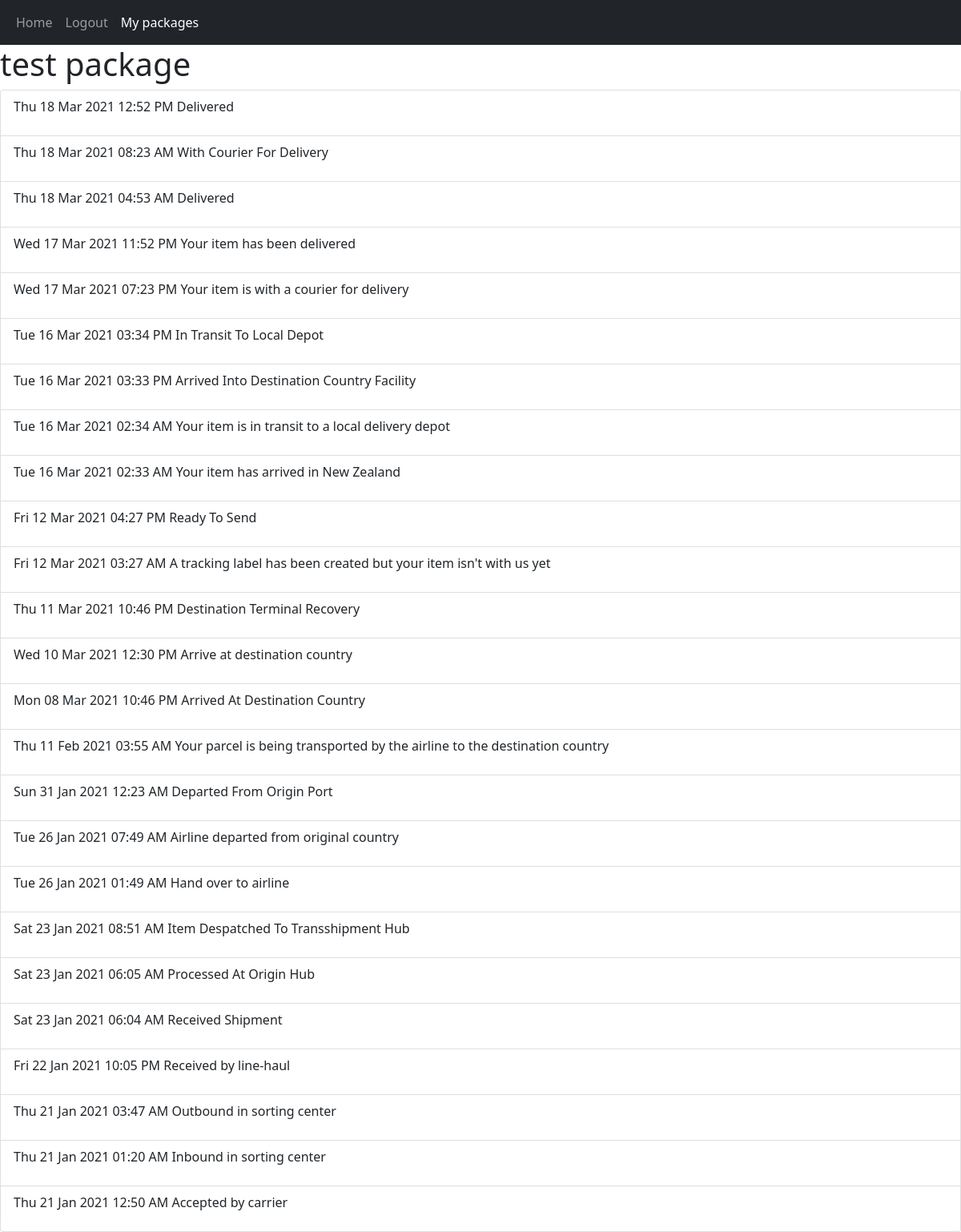
Before: /packageDetails/1 (signed in) with the older database file.
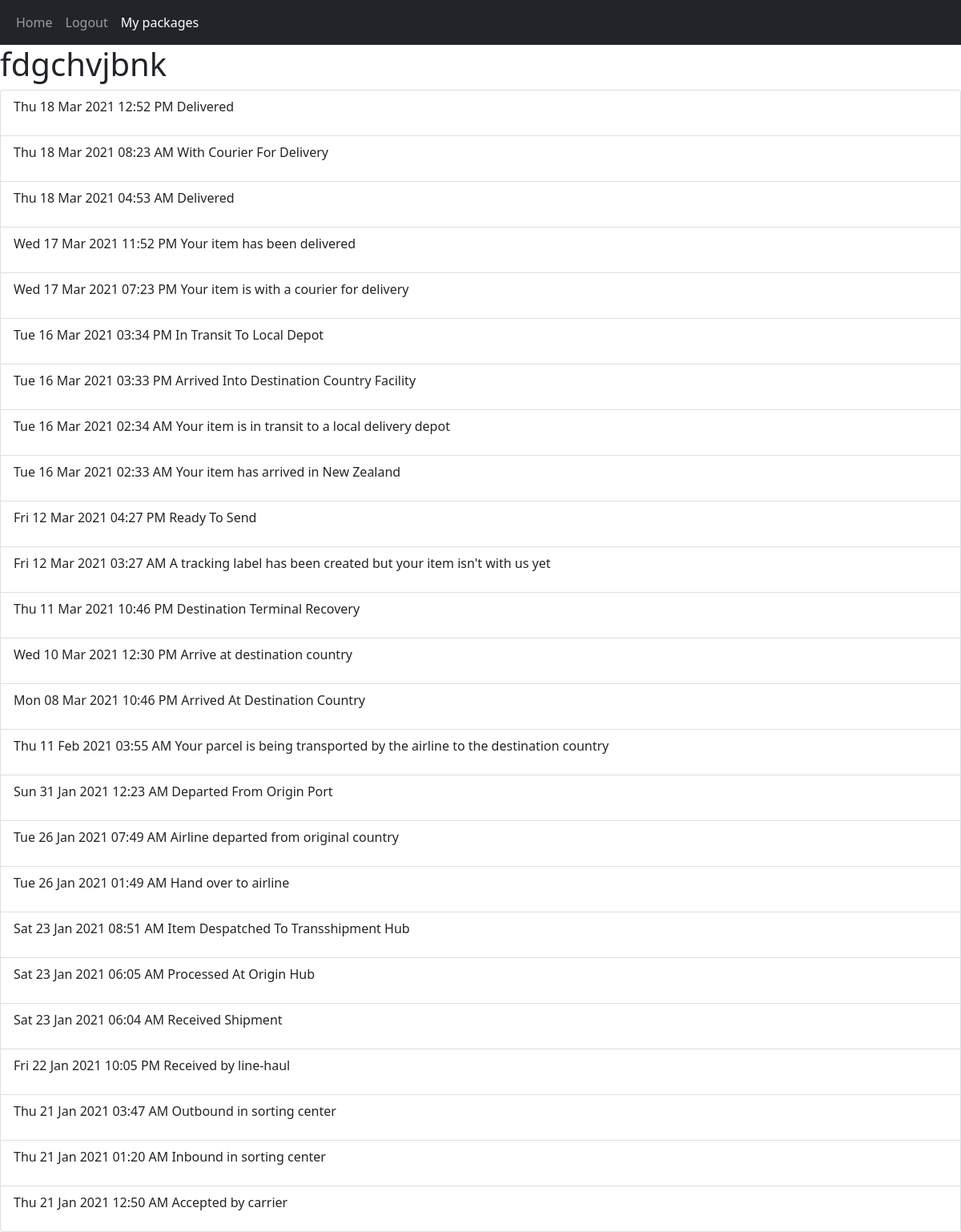
After: the same page with the newer database file.
### tables this page shows
CREATE TABLE "packages" (
	"id"	INTEGER NOT NULL,
	"title"	TEXT(50) DEFAULT NULL,
	"trackingNumber"	TEXT NOT NULL,
	"user_id"	INTEGER NOT NULL,
	"last_updated"	INTEGER(15) NOT NULL DEFAULT 0,
	"last_new_data"	INTEGER(15) NOT NULL,
	"email_sent"	INTEGER(1) NOT NULL DEFAULT 0,
	FOREIGN KEY("user_id") REFERENCES "users"("id"),
	PRIMARY KEY("id" AUTOINCREMENT)
);

### main.py (the view)
@app.route("/packageDetails/<int:packageID>")
@login_required
def viewPackage(packageID):
	packageData = packageHandler.getPackageData(packageID, session["userID"])
	if not packageData:
		flash("You are not tracking that package. Add it!", "primary")
		return redirect(url_for("packageList"))
	return render_template("packageData.html", packageData=packageData)

### main.py (called while the page is built)
def login_required(func):
	@wraps(func) # This decorator copies over function attributes like __name__, docstring etc. required by flask for some reason
	def wrapper(*args, **kwargs):
		if "userID" in session and session["userID"] > 0:
			return func(*args, **kwargs)
		else:
			flash("You need to log in to do that!", "danger")
			return redirect(url_for("login"))
	return wrapper

### packages.py (called while the page is built)
def createDBConnection(func):
	def wrapper(self, *args, **kwargs):
		with sqlite3.connect(self.dbPath) as con:
			self.con = con
			return func(self, *args, **kwargs)
	return wrapper

	@createDBConnection
	def getPackageData(self, packageID, userID):
		if self.isPackageAssociatedWithUser(packageID, userID) == False:
			return False
		cur = self.con.cursor() # Dictionary format cursor
		cur.row_factory = sqlite3.Row
		cur.execute("SELECT id, date, time, data FROM package_data WHERE package_id = ? UNION SELECT 0, COALESCE(title, trackingNumber) AS title, NULL, NULL FROM packages WHERE id = ?", [packageID, packageID])
		result = cur.fetchall()
		cur.close()
		return result

### templates/packageData.html
{% from "includes/form_renderer.html" import render_form %}
{% extends "main_layout_container.html" %}
{% block body %}
	<h1>{{ packageData[0]["date"] }}</h1>
	<ul class="list-group">
		{% if packageData|length < 2 %}
			<li class="list-group-item">There is no tracking data for this package yet. Please try again later.</li>
		{% else %}
			{% for data in packageData[1:] %}
				<li class="list-group-item">
					<p class="d-inline-block">{{ data["date"] }} {{ data["time"] }}</p>
					<p class="d-inline-block">      {{ data["data"] }}</p>
				</li>
			{% endfor %}
		{% endif %}
	</ul>
{% endblock %}

Changed rows visible on the page:
changed packages: title "test package" → "fdgchvjbnk"
